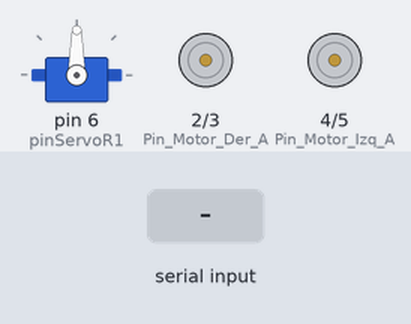
Bench run of a sketch on a simulated Arduino Uno, built with avr-gcc and run on an emulated ATmega328P. Parts: servo, motor-driver pin pairs drawn as motors (green arrow = first pin HIGH = forward, orange = second pin HIGH = backward, longer = more drive). Inputs (shaded band) come from the test bench.

Above: at 1.2 s.
1.3 s: "a" received over Serial
At 1.43 s:
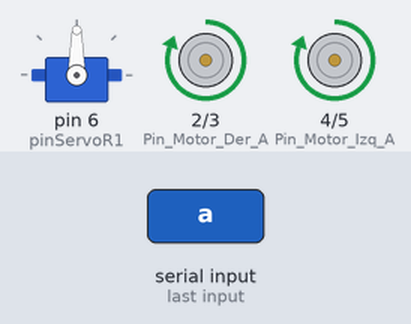
3.0 s: "r" received over Serial
At 3.13 s:
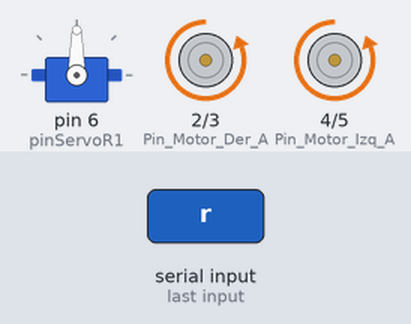
4.7 s: "d" received over Serial
At 4.83 s:
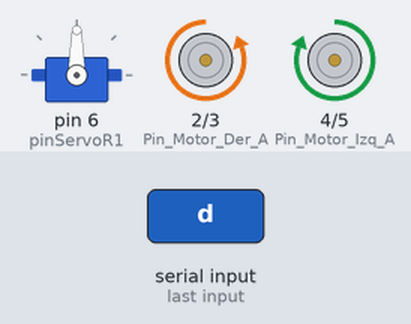
6.4 s: "i" received over Serial
At 6.53 s:
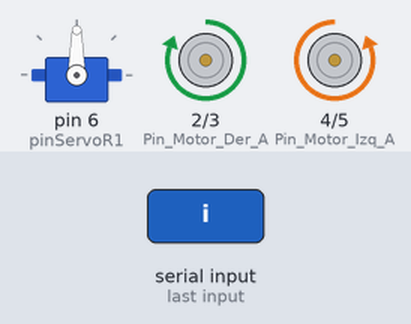
8.1 s: "m" received over Serial
At 8.9 s:
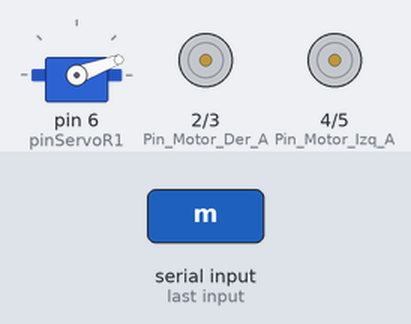
9.6 s: "n" received over Serial
At 10.0 s:
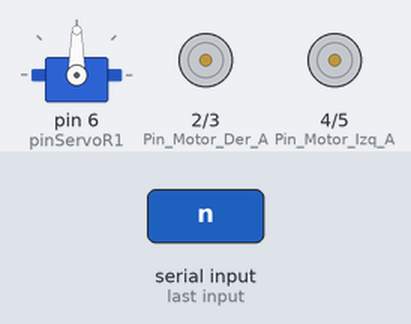
Timing chart, 0 to 12.1 s (numbered marks = the images above; inputs shaded):
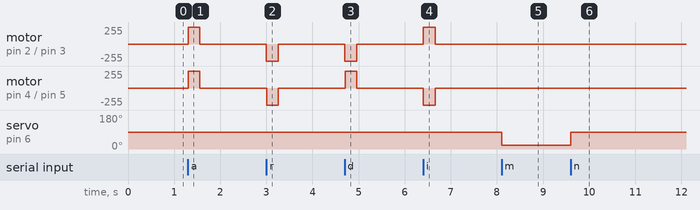

The sketch:

Programacion_humanoide.ino
```cpp
#include <Servo.h>

Servo ServoR1;

const int pinServoR1 = 6;
const int pulsoMinR1 = 700;
const int pulsoMaxR1 = 2300;

//Pines de conexión del driver
int Pin_Motor_Der_A = 2;
int Pin_Motor_Der_B = 3;
int Pin_Motor_Izq_A = 4;
int Pin_Motor_Izq_B = 5;

int tiempo=0;
int tiempo1;

void setup() {

  ServoR1.attach(pinServoR1, pulsoMinR1, pulsoMaxR1);
  // inicializar la comunicación serial a 9600 bits por segundo:
  Serial.begin(9600);
  // configuramos los pines como salida
  pinMode(Pin_Motor_Der_A, OUTPUT);
  pinMode(Pin_Motor_Der_B, OUTPUT);
  pinMode(Pin_Motor_Izq_A, OUTPUT);
  pinMode(Pin_Motor_Izq_B, OUTPUT);

}

void Mover_Adelante()
{
  digitalWrite (Pin_Motor_Der_A, HIGH);
  digitalWrite (Pin_Motor_Der_B, LOW);
  delay (5);
  digitalWrite (Pin_Motor_Izq_A, HIGH);
  digitalWrite (Pin_Motor_Izq_B, LOW);
}
void Mover_Retroceso()
{
  digitalWrite (Pin_Motor_Der_A,LOW );
  digitalWrite (Pin_Motor_Der_B,HIGH );
  delay (5);
  digitalWrite (Pin_Motor_Izq_A,LOW );
  digitalWrite (Pin_Motor_Izq_B,HIGH );
}
void Mover_Derecha()
{
  digitalWrite (Pin_Motor_Der_A,LOW );
  digitalWrite (Pin_Motor_Der_B,HIGH );
  delay (5);
  digitalWrite (Pin_Motor_Izq_A,HIGH);
  digitalWrite (Pin_Motor_Izq_B,LOW);
}
void Mover_Izquierda()
{
  digitalWrite (Pin_Motor_Der_A,HIGH);
  digitalWrite (Pin_Motor_Der_B,LOW);
  delay (5);
  digitalWrite (Pin_Motor_Izq_A,LOW );
  digitalWrite (Pin_Motor_Izq_B,HIGH );
}
void Mover_Stop()
{
  digitalWrite (Pin_Motor_Der_A, LOW);
  digitalWrite (Pin_Motor_Der_B, LOW);
  digitalWrite (Pin_Motor_Izq_A, LOW);
  digitalWrite (Pin_Motor_Izq_B, LOW);
}

void loop() {

  if (Serial.available()) {
     char dato= Serial.read();
     if(dato=='a')
     {
        Mover_Adelante();
      tiempo=0;
     }
     else if(dato=='r')
     {
        Mover_Retroceso();
      tiempo=0;
     }
     else if(dato=='d')
     {
        Mover_Derecha();
        tiempo=0;
     }
     else if(dato=='i')
     {
        Mover_Izquierda();
        tiempo=0;
     }
     else if(dato=='n')
     {
        ServoR1.write(90);
       delay(20);
       return;
     }
     else if(dato=='m')
     {
        ServoR1.write(20);
       delay(20);
        return;
     }

  }

  if(tiempo<250) // 100 cilcos de 1ms
  {
    tiempo=tiempo+1;
  }
  else   //ya transcurrió 100ms (100ciclos)
  {
    Mover_Stop();
  }

  delay(1); //pausa de 1ms por ciclo

    if(tiempo1<200000) // 100 cilcos de 1ms
  {
    tiempo=tiempo+1;
  }
  else   //ya transcurrió 100ms (100ciclos)
  {
    Mover_Stop();
  }

  delay(1); //pausa de 1ms por ciclo

}
```

Measured:
- after the input at 1.3 s, motor on pin 2 (Pin_Motor_Der_A) / pin 3 (Pin_Motor_Der_B): stopped → forward 255/255 at once, → stopped 0.26 s later; motor on pin 4 (Pin_Motor_Izq_A) / pin 5 (Pin_Motor_Izq_B): stopped → forward 255/255 at once, → stopped 0.25 s later
- after the input at 3.0 s, motor on pin 2 (Pin_Motor_Der_A) / pin 3 (Pin_Motor_Der_B): stopped → backward 255/255 at once, → stopped 0.26 s later; motor on pin 4 (Pin_Motor_Izq_A) / pin 5 (Pin_Motor_Izq_B): stopped → backward 255/255 at once, → stopped 0.25 s later
- after the input at 4.7 s, motor on pin 2 (Pin_Motor_Der_A) / pin 3 (Pin_Motor_Der_B): stopped → backward 255/255 at once, → stopped 0.26 s later; motor on pin 4 (Pin_Motor_Izq_A) / pin 5 (Pin_Motor_Izq_B): stopped → forward 255/255 at once, → stopped 0.25 s later
- after the input at 6.4 s, motor on pin 2 (Pin_Motor_Der_A) / pin 3 (Pin_Motor_Der_B): stopped → forward 255/255 at once, → stopped 0.26 s later; motor on pin 4 (Pin_Motor_Izq_A) / pin 5 (Pin_Motor_Izq_B): stopped → backward 255/255 at once, → stopped 0.25 s later
- after the input at 8.1 s, servo on pin 6 (pinServoR1): 90° → 20° at once
- after the input at 9.6 s, servo on pin 6 (pinServoR1): 20° → 90° at once
